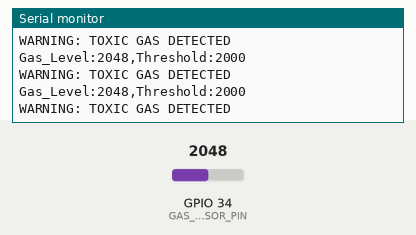
This sketch was run on a simulated ESP32. On the bench: the last lines printed to the serial monitor. The test bench sets the inputs (shaded band); at power-on: GPIO 34 (GAS_SENSOR_PIN) = 2048.

Above: at 2.2 s.
2.3 s: GPIO 34 (GAS_SENSOR_PIN) set to 1942
At 2.9 s:
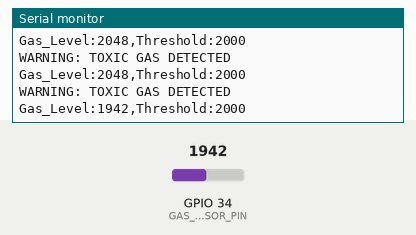
3.8 s: GPIO 34 (GAS_SENSOR_PIN) set to 2040
At 4.4 s:
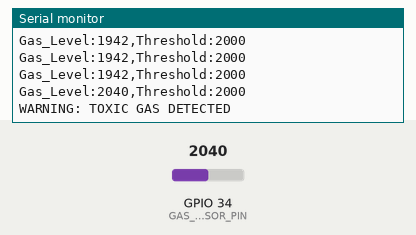
Timing chart, 0 to 6.8 s (numbered marks = the images above; inputs shaded):
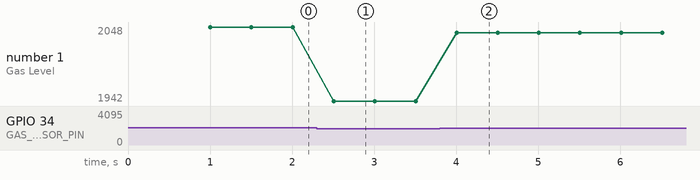

Measured:
- the behaviour switches between 2001 and 2000 on GPIO 34 (GAS_SENSOR_PIN) (found by bisection; images 0 and 1)
- after the input at 2.3 s, the serial monitor: prints a new line after 0.21 s (image 1)
- after the input at 3.8 s, the serial monitor: prints a new line after 0.21 s (image 2)
- plotted number 1: 2048 → 1942 after the input at 2.3 s, 1942 → 2040 after the input at 3.8 s

The sketch:

AegisOne_Main.ino
```cpp
#define GAS_SENSOR_PIN 34
#define BAUD_RATE 115200
#define GAS_WARNING_THRESHOLD 2000

void setup() {
  Serial.begin(BAUD_RATE);
  pinMode(GAS_SENSOR_PIN, INPUT);
  delay(1000);
  Serial.println("Aegis One: Environmental Monitoring Initialized...");
}

void loop() {
  int rawGasLevel = analogRead(GAS_SENSOR_PIN);

  Serial.print("Gas_Level:");
  Serial.print(rawGasLevel);
  Serial.print(",");
  Serial.print("Threshold:");
  Serial.println(GAS_WARNING_THRESHOLD);

  if (rawGasLevel > GAS_WARNING_THRESHOLD) {
    Serial.println("WARNING: TOXIC GAS DETECTED");
  }

  delay(500);
}
```
